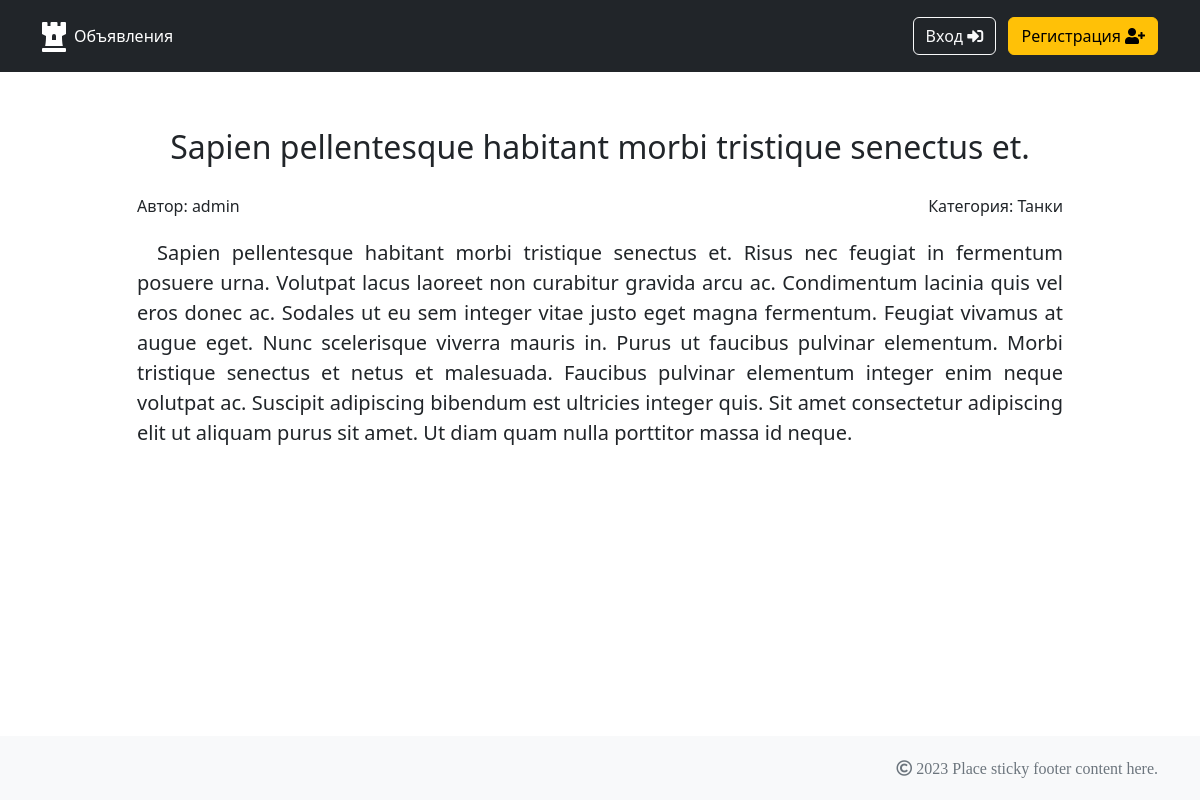
The app's page /advert/22 with its own data.
### BulletinBoard/apps/posts/models.py (models this page shows, shortened)
class Advert(models.Model):
    TANKS = 'TK'
    DMAGERS = 'DD'
    HEALERS = 'HL'
    TRADERS = 'TD'
    GUILDMASTERS = 'GL'
    QUESTGIVERS = 'QG'
    BLACKSMITHS = 'BS'
    TANNERS = 'TN'
    POTIONMAKERS = 'PM'
    SPELLCASTERS = 'SC'
    CATEGORYS = [
        (TANKS, 'Танки'),
        (DMAGERS, 'ДД'),
        (HEALERS, 'Хилы'),
        (TRADERS, 'Торговцы'),
        (GUILDMASTERS, 'Гилдмастеры'),
        (QUESTGIVERS, 'Квестгиверы'),
        (BLACKSMITHS, 'Кузнецы'),
        (TANNERS, 'Кожевники'),
        (POTIONMAKERS, 'Зельевары'),
        (SPELLCASTERS, 'Мастера заклинаний'),
    ]
    author = models.ForeignKey(
        settings.AUTH_USER_MODEL,
        on_delete=models.CASCADE
    )
    header = models.TextField(max_length=120, blank=False)
    text = models.TextField(blank=True)
    video = models.FileField(blank=True)
    image = models.ManyToManyField(Image, through='AdvertImage', blank=True)
    category = models.CharField(
        max_length=2,
        choices=CATEGORYS,
        default=TANKS
    )
    @property
    def category_name(self):
        return self.get_category_display()
    class Meta:
        ordering = ('-pk',)

### BulletinBoard/apps/pages/views.py (the view)
# urls.py: path('advert/<int:pk>', PostDetail.as_view(), name='advert_detail'),
class PostDetail(DetailView):
    model = Advert
    template_name = 'pages/post_detail.html'
    context_object_name = 'post'

### BulletinBoard/apps/pages/templates/pages/post_detail.html (shortened to what this page needs)
{% extends 'default.html' %}
{% load allauth %}
{% block content %}
<div class="row justify-content-center py-2">
    <div class="col-10">
        <h2 class="text-center">{{ post.header }}</h2>
    </div>
</div>
<div class="row justify-content-center py-2">
    <div class="col-5"><p class="text-start my-1">Автор: {{ post.author.username }}</p></div>
    <div class="col-5"><p class="text-end my-1">Категория: {{ post.category_name }}</p></div>
</div>
<div class="row justify-content-center py-2">
    <div class="col-10"><p class="lead" style="text-indent: 1em; text-align: justify;">{{ post.text }}</p></div>
</div>
{% endblock content %}

### records on screen
Advert: header "Sapien pellentesque habitant morbi tristique senectus et.", author.username "admin", category_name "Танки", text "Sapien pellentesque habitant morbi tristique senectus et. Risus nec feugiat in fermentum posuere urna. Volutpat lacus laoreet non curabitur gravida arcu ac. Condimentum lacinia quis vel eros donec ac. Sodales ut eu sem integer vitae justo eget magna fermentum. Feugiat vivamus at augue eget. Nunc scelerisque viverra mauris in. Purus ut faucibus pulvinar elementum. Morbi tristique senectus et netus et malesuada. Faucibus pulvinar elementum integer enim neque volutpat ac. Suscipit adipiscing bibendum est ultricies integer quis. Sit amet consectetur adipiscing elit ut aliquam purus sit amet. Ut diam quam nulla porttitor massa id neque."
